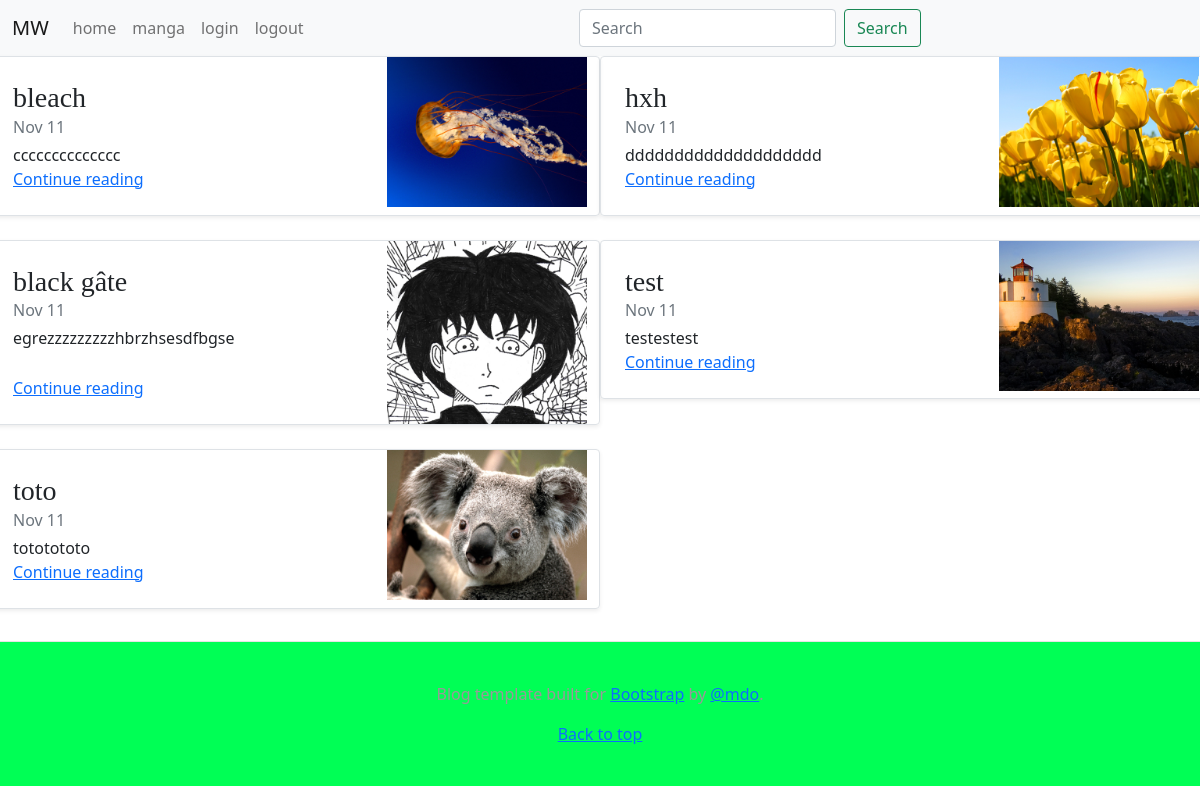
The page / on the database its author committed.
### manga/models.py (models this page shows, shortened)
class Manga(models.Model):
    name = models.CharField(max_length=255, default='')
    description = models.TextField(default='')
    slug = models.SlugField(blank=True, default='')
    image = models.ImageField(default='', blank=True, upload_to='images')
    user = models.ForeignKey(User, null=True, on_delete=models.CASCADE) #un chapitre appartient à un seul manga

### manga/views.py (the view)
# urls.py: path('',views.manga,name='pagemanga'),
def manga(request):
    mangaliste = Manga.objects.all() #récupère tous la liste des mangas
    return render(request, 'manga/manga.html', {'mangahtml': mangaliste }) #crée la page de la liste des mangas

### templates/manga/manga.html
{% extends 'base/base.html' %}
{% block content %}
<div class="row mb-2">
{% for manga in mangahtml %}
      <div class="col-md-6">
        <div class="row no-gutters border rounded overflow-hidden flex-md-row mb-4 shadow-sm h-md-150 position-relative">
          <div class="col p-4 d-flex flex-column position-static">
            <h3 class="mb-0">{{ manga.name }}</h3>
            <div class="mb-1 text-muted">Nov 11</div>
            <p class="mb-auto">{{ manga.description|slice:":100" }}</p>
            <a href="{% url 'pagedetailmanga'  manga.slug %}" target="_self" class="stretched-link">Continue reading</a>
          </div>
          <div class="col-auto d-none d-lg-block">
            <img class= "img-fluid max-width:100% height:auto" width="200" height="150" src="{{ manga.image.url }}" >
          </div>
        </div>
      </div>
{% endfor %}
   </div>
{% endblock %}

### static/base/css/blog.css (style rules this page uses)
h1, h2, h3, h4, h5, h6 { font-family: "Playfair Display", Georgia, "Times New Roman", serif; }

### rows shown on the page
Manga: name "bleach", description "cccccccccccccc", image (picture)
Manga: name "hxh", description "dddddddddddddddddddd", image (picture)
Manga: name "black gâte", description "egrezzzzzzzzzhbrzhsesdfbgse", image (picture)
Manga: name "test", description "testestest", image (picture)
Manga: name "toto", description "tototototo", image (picture)
